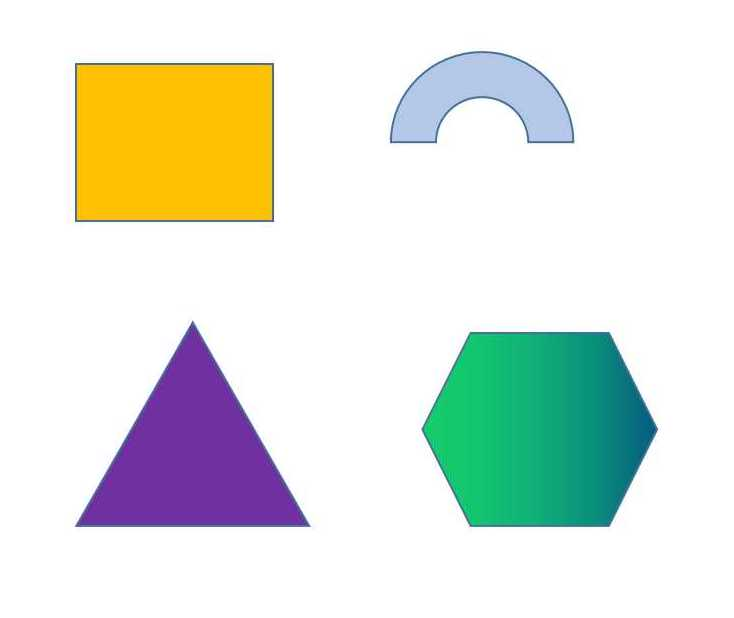
#> input picture shape.jpg, 734 x 618 px
$ python shape.py
#> lines starting #> are read from the running program, lines starting #| are printed output that depends on the picture; after the words box and inside, x2 and y2 are one past the last pixel; in counts of white or black regions, pixels touching at a corner belong together
import cv2
import numpy as np
path = "shape.jpg"
def stackImages(scale,imgArray):
    rows = len(imgArray)
    cols = len(imgArray[0])
    rowsAvailable = isinstance(imgArray[0], list)
    width = imgArray[0][0].shape[1]
    height = imgArray[0][0].shape[0]
    if rowsAvailable:
        for x in range ( 0, rows):
            for y in range(0, cols):
                if imgArray[x][y].shape[:2] == imgArray[0][0].shape [:2]:
                    imgArray[x][y] = cv2.resize(imgArray[x][y], (0, 0), None, scale, scale)
                else:
                    imgArray[x][y] = cv2.resize(imgArray[x][y], (imgArray[0][0].shape[1], imgArray[0][0].shape[0]), None, scale, scale)
                if len(imgArray[x][y].shape) == 2: imgArray[x][y]= cv2.cvtColor( imgArray[x][y], cv2.COLOR_GRAY2BGR)
        imageBlank = np.zeros((height, width, 3), np.uint8)
        hor = [imageBlank]*rows
        hor_con = [imageBlank]*rows
        for x in range(0, rows):
            hor[x] = np.hstack(imgArray[x])
        ver = np.vstack(hor)
    else:
        for x in range(0, rows):
            if imgArray[x].shape[:2] == imgArray[0].shape[:2]:
                imgArray[x] = cv2.resize(imgArray[x], (0, 0), None, scale, scale)
            else:
                imgArray[x] = cv2.resize(imgArray[x], (imgArray[0].shape[1], imgArray[0].shape[0]), None,scale, scale)
            if len(imgArray[x].shape) == 2: imgArray[x] = cv2.cvtColor(imgArray[x], cv2.COLOR_GRAY2BGR)
        hor= np.hstack(imgArray)
        ver = hor
    return ver

def getContour(img):
    contour, hierarchy = cv2.findContours(img, cv2.RETR_EXTERNAL, cv2.CHAIN_APPROX_NONE)
    contour = sorted(contour, key=cv2.contourArea, reverse=True)
    contour=contour[0:1]
    for cnt in contour:
        # [12 lines of commented-out code are left out]
        x,y,w,h = cv2.boundingRect(cnt)
        cv2.circle(imgContour, (x+w//2,y), 5, [0,0,255], 2)
        #cv2.rectangle(imgContour, (x,y), (x+w, y+h), (0,0,255),2)


img = cv2.imread(path)
#> img is the input picture: shape (618, 734, 3); mean B, G, R 220.8, 230.6, 225.2
imgGray = cv2.cvtColor(img, cv2.COLOR_BGR2GRAY)
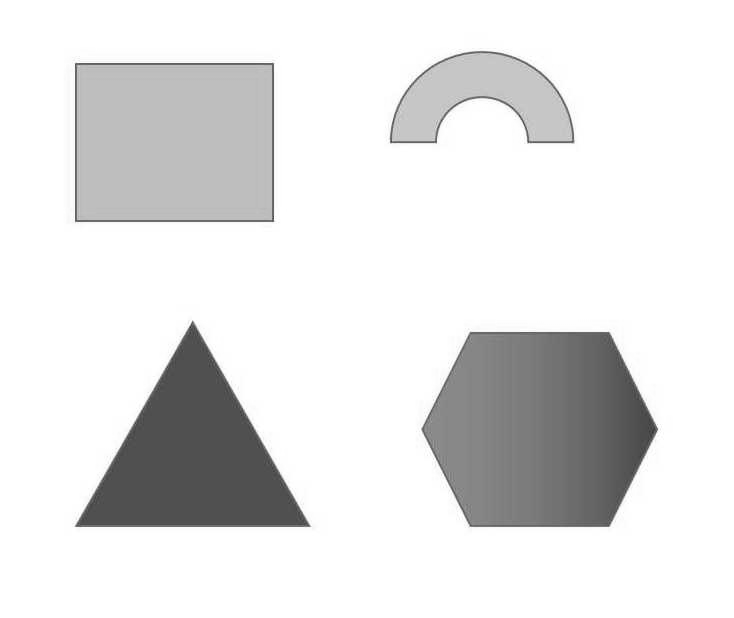
#> imgGray: shape (618, 734); min 41, max 255, mean 227.8
imgBlur = cv2.GaussianBlur(imgGray, (7,7),1)
imgCanny = cv2.Canny(imgGray, 80,500)
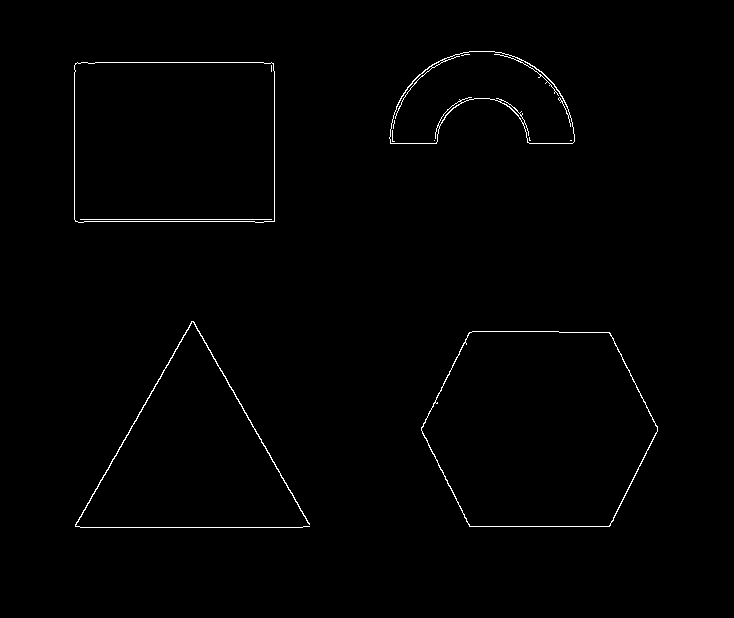
#> imgCanny: shape (618, 734); 0.78% white in thin lines or dots, all inside (x1, y1, x2, y2) = (74, 51, 658, 528)
kernel = np.ones((5,5),np.uint8)
closing = cv2.morphologyEx(imgCanny, cv2.MORPH_CLOSE, kernel)
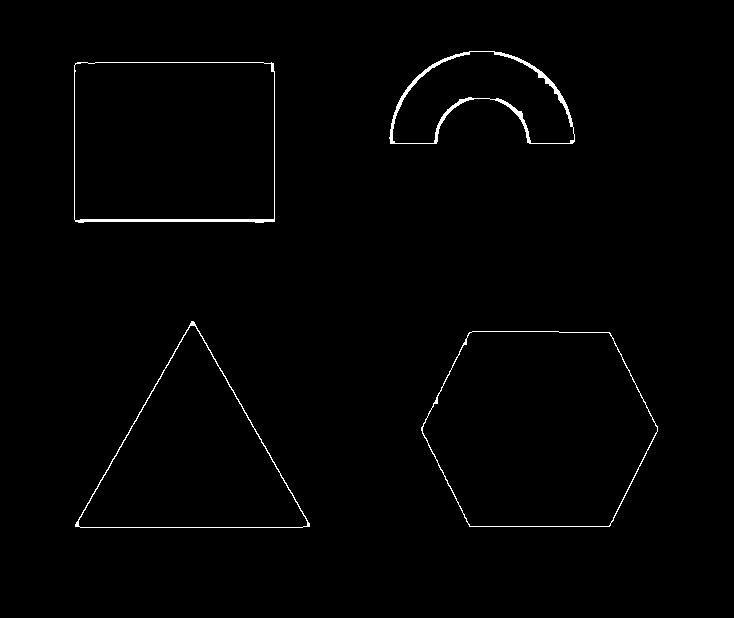
#> closing: shape (618, 734); 0.96% white in thin lines or dots, all inside (x1, y1, x2, y2) = (74, 51, 658, 528)
opening = cv2.morphologyEx(imgCanny, cv2.MORPH_OPEN, kernel)
#> opening: shape (618, 734); every value is 0
imgBlank = np.zeros_like(img)
imgContour=img.copy()
getContour(imgCanny)
#> in getContour, `contour, hierarchy = cv2.findContours(img, cv2.RETR_EXTERNAL, cv2.CHAI..`: contour = 4 contours; box (x1, y1, x2, y2) and area: (421, 331, 658, 527) 36703, (74, 62, 275, 223) 31780, (389, 51, 575, 144) 10260, (75, 321, 310, 528) 228
#> in getContour, `contour=contour[0:1]`: contour = 1 contour; box (x1, y1, x2, y2) and area: (421, 331, 658, 527) 36703
#> the loop in getContour, `for cnt in contour:` made 1 pass
#> (x, y, w, h) on pass 1: (421, 331, 237, 196)
#> after the loop in getContour, `for cnt in contour:`: imgContour: shape (618, 734, 3); 0.02% of pixels changed, all inside (x1, y1, x2, y2) = (533, 325, 546, 338)

stackImg = stackImages(0.6, ([img, imgGray,imgBlur],[imgCanny, opening,closing]))
#> after the loop in stackImages, `for x in range(0, rows):`: hor = 2 items
#> in stackImages, `ver = np.vstack(hor)`:
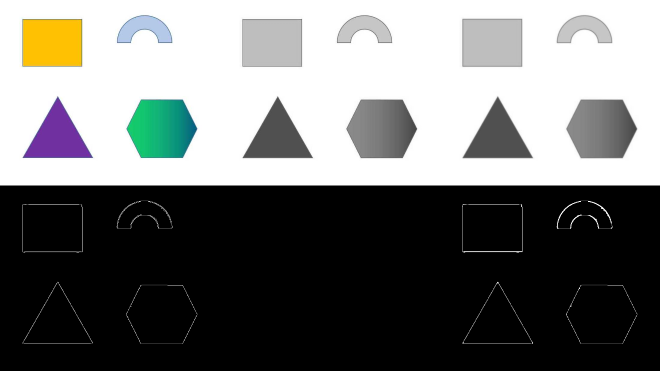
#> ver: shape (742, 1320, 3) (shown at 1/2 size); mean of channels 0, 1, 2 113.5, 115.1, 114.2; drawn as B, G, R
cv2.imshow("img", stackImg)
while True:
    k = cv2.waitKey(0) & 0xFF
#> (key Esc is pressed here)
    if k == 27:
        cv2.destroyAllWindows()
        break
